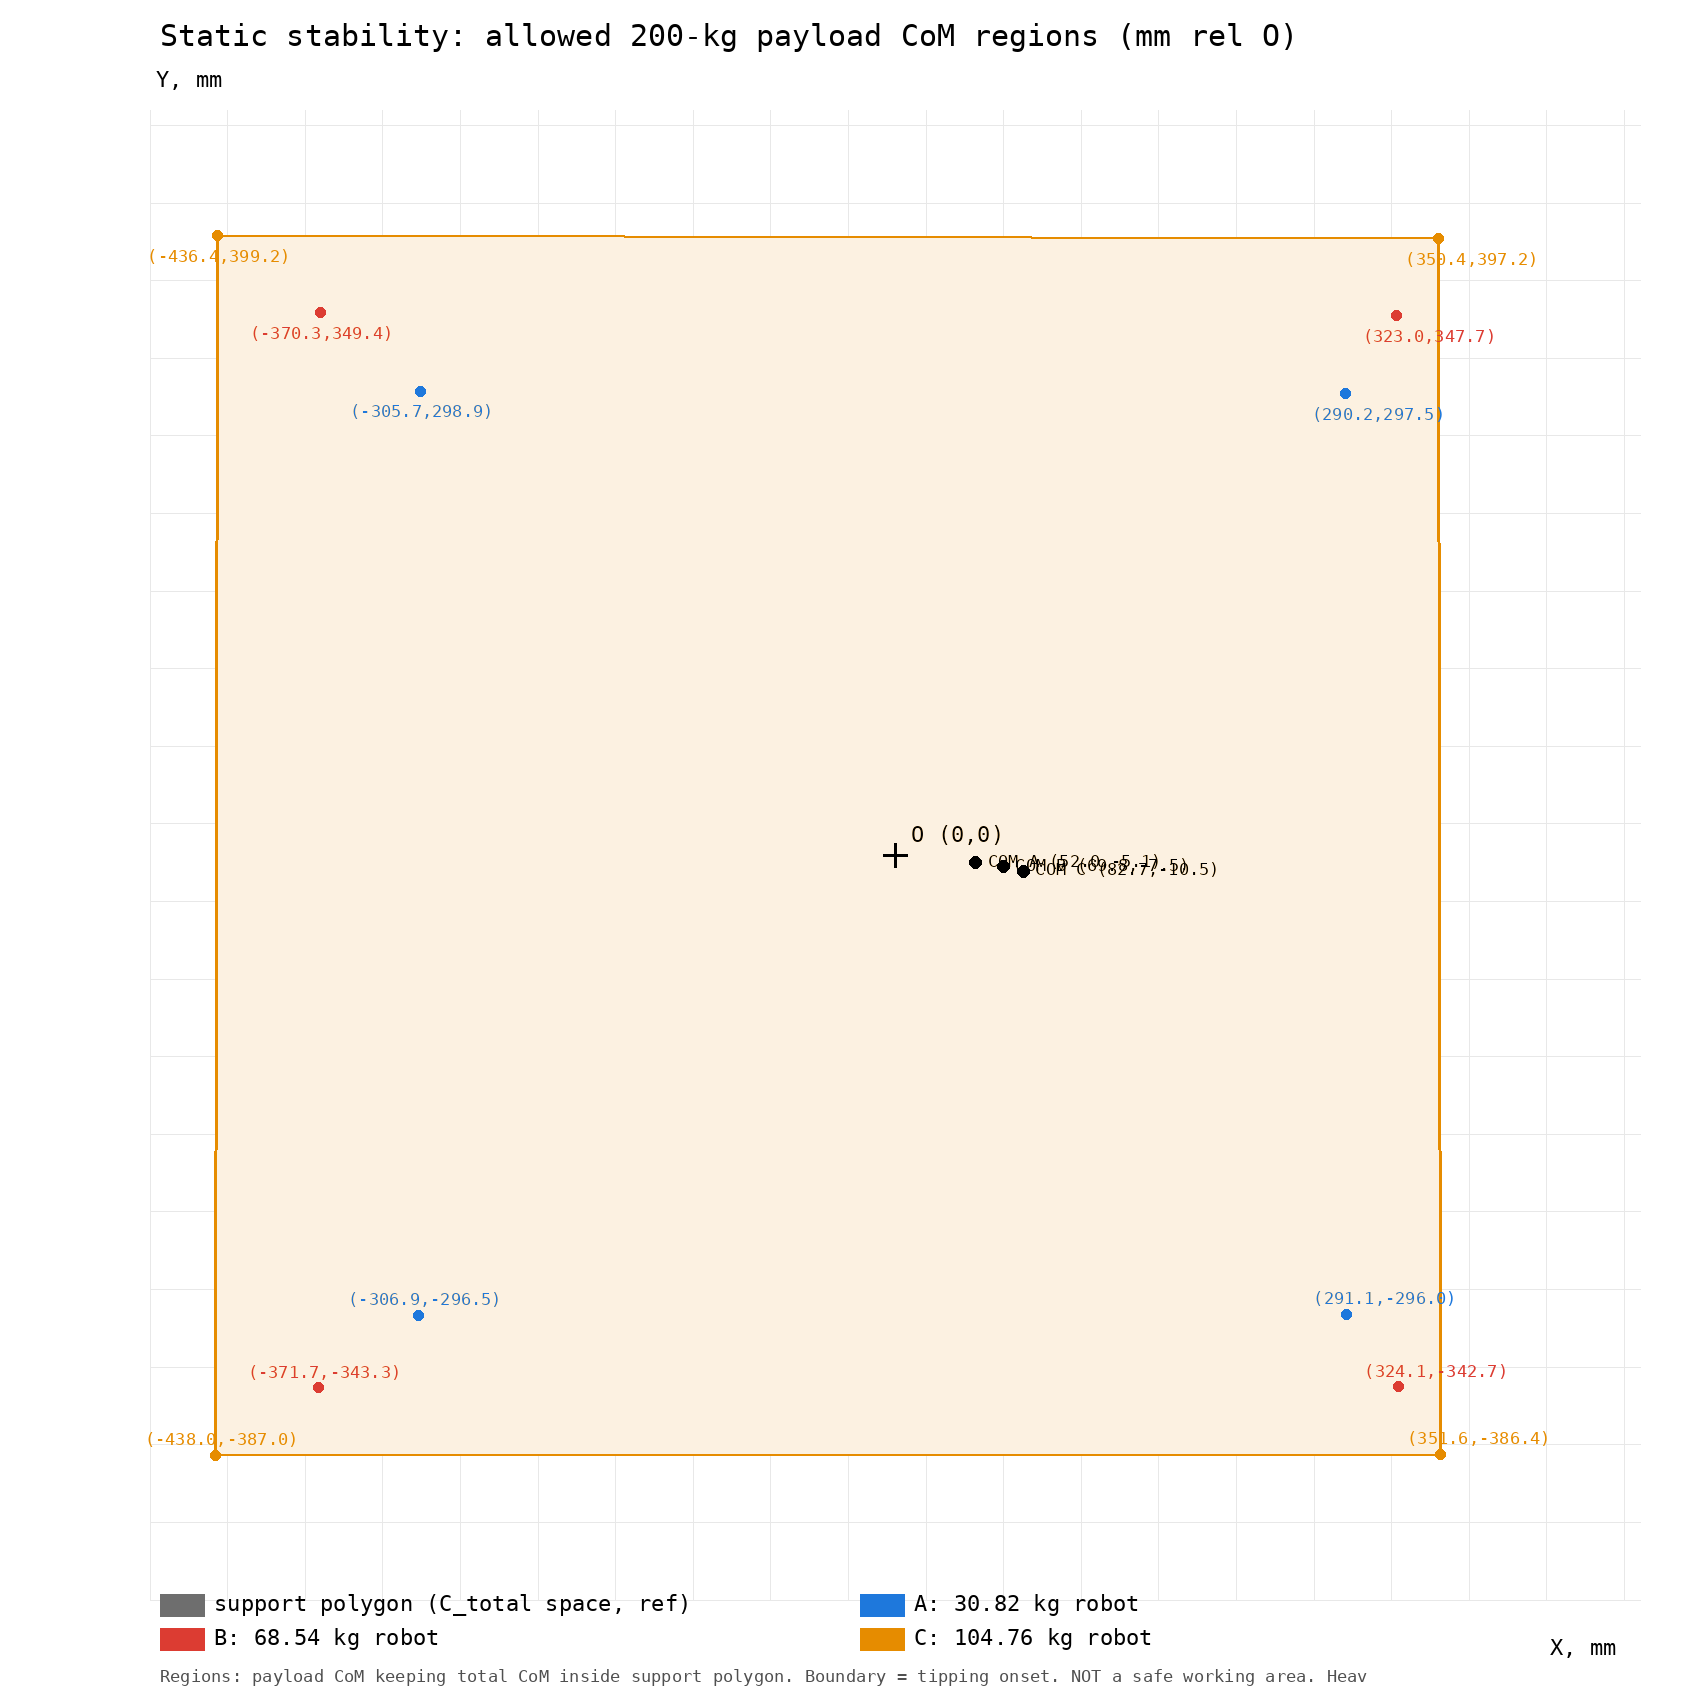

Generate this figure with Python:
#!/usr/bin/env python3
"""Static stability: allowed 200-kg payload CoM regions (READ-ONLY calc).

Inputs (exact values from Blender audits, NO rounding):
  support polygon vertices (wheel contact XY, meters, CCW BR,FR,FL,BL)
  O = support polygon area centroid (plot origin)
  robot scenarios A/B/C: (mass, COM_robot XY)
  payload mass 200 kg
Transform (exact homothety): P = R + k*(V - R), k = (M + 200)/200.
Output: PNG plot (mm rel O) + TXT numbers. Does NOT touch the .blend.
"""
import math
from PIL import Image, ImageDraw, ImageFont

V_SUP = [(3.348778, -2.118084), (3.866977, -2.117639),
         (3.866170, -1.603425), (3.349833, -1.602137)]  # BR,FR,FL,BL
O = (3.607794, -1.860476)
SCEN = {"A": (30.82, (3.659789, -1.865590)),
        "B": (68.54, (3.677600, -1.867928)),
        "C": (104.76, (3.690478, -1.870974))}
M_PAY = 200.0
A_SUP = 0.266435

REG = {}
for s, (m, r) in SCEN.items():
    k = (m + M_PAY) / M_PAY
    P = [(r[0] + k * (x - r[0]), r[1] + k * (y - r[1])) for x, y in V_SUP]
    Pr = [((x - O[0]) * 1000.0, (y - O[1]) * 1000.0) for x, y in P]
    ar = abs(sum(Pr[i][0] * Pr[(i + 1) % 4][1] - Pr[(i + 1) % 4][0] * Pr[i][1]
                 for i in range(4))) / 2.0 / 1e6
    res = max(abs((P[i][0] - r[0]) - k * (V_SUP[i][0] - r[0])) +
                  abs((P[i][1] - r[1]) - k * (V_SUP[i][1] - r[1])) for i in range(4))
    REG[s] = {"k": k, "P": Pr, "area": ar, "resid": res,
              "Rmm": ((r[0] - O[0]) * 1000.0, (r[1] - O[1]) * 1000.0)}

SUP = [((x - O[0]) * 1000.0, (y - O[1]) * 1000.0) for x, y in V_SUP]

# ---- plot ----
W = H = 1700
LM, RM, TM, BM = 150, 60, 110, 150
PW, PH = W - LM - RM, H - TM - BM
LO, HI = -480.0, 480.0
SC = PW / (HI - LO)


def mp(x, y):
    return (LM + (x - LO) * SC, TM + (HI - y) * SC)


F_TITLE = "/usr/share/fonts/truetype/dejavu/DejaVuSansMono.ttf"
FM = lambda sz: __import__("PIL.ImageFont", fromlist=["truetype"]).truetype(F_TITLE, sz)
f_title, f_leg, f_lab, f_tick = FM(30), FM(22), FM(17), FM(17)

base = Image.new("RGB", (W, H), "white")
ov = Image.new("RGBA", (W, H), (255, 255, 255, 0))
dr = ImageDraw.Draw(ov)
g = 50
x = LO
while x <= HI + 1e-9:
    w = 2 if abs(x) < 1e-9 else 1
    col = (30, 30, 30, 255) if abs(x) < 1e-9 else ((200, 200, 200, 255) if round(x) % 100 == 0 else (232, 232, 232, 255))
    dr.line([mp(x, LO), mp(x, HI)], fill=col, width=w)
    if round(x) % 100 == 0:
        dr.text((mp(x, LO)[0] - 22, mp(x, LO)[1] + 8), str(int(round(x))), font=f_tick, fill=(60, 60, 60, 255))
    x += g
y = LO
while y <= HI + 1e-9:
    w = 2 if abs(y) < 1e-9 else 1
    col = (30, 30, 30, 255) if abs(y) < 1e-9 else ((200, 200, 200, 255) if round(y) % 100 == 0 else (232, 232, 232, 255))
    dr.line([mp(LO, y), mp(HI, y)], fill=col, width=w)
    if round(y) % 100 == 0 and abs(y) > 1e-9:
        dr.text((mp(LO, y)[0] - 62, mp(LO, y)[1] - 12), str(int(round(y))), font=f_tick, fill=(60, 60, 60, 255))
    y += g
dr.text((mp(HI, LO)[0] - 90, mp(HI, LO)[1] + 34), "X, mm", font=f_leg, fill=(0, 0, 0, 255))
dr.text((mp(LO, HI)[0] + 6, mp(LO, HI)[1] - 44), "Y, mm", font=f_leg, fill=(0, 0, 0, 255))

COLORS = {"SUP": (110, 110, 110, 255), "SUPF": (110, 110, 110, 28),
          "A": (30, 120, 220, 255), "AF": (30, 120, 220, 30),
          "B": (220, 60, 50, 255), "BF": (220, 60, 50, 30),
          "C": (230, 140, 0, 255), "CF": (230, 140, 0, 30)}


def poly(pts, outline, fill, width=3):
    dr.polygon([mp(x, y) for x, y in pts], fill=fill)
    dr.line([mp(x, y) for x, y in pts] + [mp(*pts[0])], fill=outline, width=width, joint="curve")


poly(SUP, COLORS["SUP"], COLORS["SUPF"])
for s in "ABC":
    poly(REG[s]["P"], COLORS[s], COLORS[s + "F"])

for s in "ABC":
    pts = REG[s]["P"]
    ccx = sum(p[0] for p in pts) / 4.0
    ccy = sum(p[1] for p in pts) / 4.0
    for (x, y) in pts:
        px, py = mp(x, y)
        dr.ellipse([px - 5, py - 5, px + 5, py + 5], fill=COLORS[s])
        dx, dy = x - ccx, y - ccy
        L = math.hypot(dx, dy) or 1.0
        lx, ly = px + dx / L * 26 - 52, py + dy / L * 26 - 8
        dr.text((lx, ly), "(%.1f,%.1f)" % (x, y), font=f_lab, fill=COLORS[s])
ox, oy = mp(0, 0)
dr.line([ox - 12, oy, ox + 12, oy], fill=(0, 0, 0, 255), width=3)
dr.line([ox, oy - 12, ox, oy + 12], fill=(0, 0, 0, 255), width=3)
dr.text((ox + 16, oy - 34), "O (0,0)", font=f_leg, fill=(0, 0, 0, 255))
for s in "ABC":
    rx, ry = REG[s]["Rmm"]
    px, py = mp(rx, ry)
    dr.ellipse([px - 6, py - 6, px + 6, py + 6], fill=(0, 0, 0, 255))
    dr.text((px + 12, py - 12), "COM %s (%.1f,%.1f)" % (s, rx, ry), font=f_lab, fill=(0, 0, 0, 255))

dr.text((LM + 10, 18), "Static stability: allowed 200-kg payload CoM regions (mm rel O)", font=f_title, fill=(0, 0, 0, 255))
leg = [("support polygon (C_total space, ref)", COLORS["SUP"]),
       ("A: 30.82 kg robot", COLORS["A"]),
       ("B: 68.54 kg robot", COLORS["B"]),
       ("C: 104.76 kg robot", COLORS["C"])]
ly = H - BM + 44
for txt, col in leg:
    lx = LM + 10 + (leg.index((txt, col)) % 2) * 700
    lyy = ly + (leg.index((txt, col)) // 2) * 34
    dr.rectangle([lx, lyy, lx + 44, lyy + 22], fill=col)
    dr.text((lx + 54, lyy - 4), txt, font=f_leg, fill=(0, 0, 0, 255))
note = ("Regions: payload CoM keeping total CoM inside support polygon. "
        "Boundary = tipping onset. NOT a safe working area. "
        "Heavier robot -> larger region (homothety k=(M+200)/200).")
dr.text((LM + 10, H - 34), note[:118], font=f_lab, fill=(80, 80, 80, 255))

img = Image.alpha_composite(base.convert("RGBA"), ov).convert("RGB")
img.save("/home/v/projects/робот/static_stability_payload_COM.png")

with open("/home/v/projects/робот/static_stability_payload_COM.txt", "w") as f:
    f.write("support area=0.266435 m2  O=(3.607794,-1.860476)\n")
    for s in "ABC":
        m = SCEN[s][0]
        f.write("%s M=%.2f k=%.4f area=%.6f verts(mm rel O)=%s COMrobot=%s\n" %
                (s, m, REG[s]["k"], REG[s]["area"],
                 [(round(x, 2), round(y, 2)) for x, y in REG[s]["P"]],
                 tuple(round(v, 2) for v in REG[s]["Rmm"])))
    f.write("homothety_max_resid=%.2e\n" % max(REG[s]["resid"] for s in "ABC"))
    f.write("B max+X check: %.2f mm (est ~323.5: diff = rounding k to 1.34)\n" %
            max(p[0] for p in REG["B"]["P"]))
print("files written; areas:",
      [(s, round(REG[s]["area"], 6), REG[s]["k"]) for s in "ABC"])
